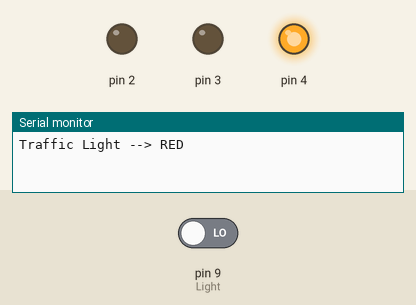
A sketch run on a simulated Arduino Uno, built with avr-gcc and run on an emulated ATmega328P. Shown: output pins drawn as LEDs (lit = HIGH), the last lines printed to the serial monitor. Dashed ring = blinking. The inputs (shaded band) are chosen by the test bench; at power-on: pin 9 (Light) LOW.

Above: at 1.2 s.
1.3 s: pin 9 (Light) driven HIGH
At 1.6 s:
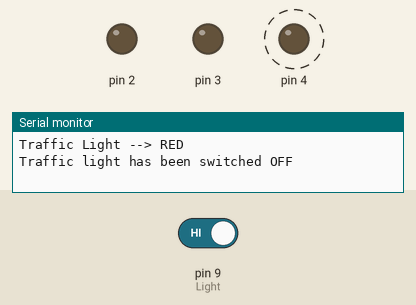
4.3 s: pin 9 (Light) driven LOW
At 5.2 s:
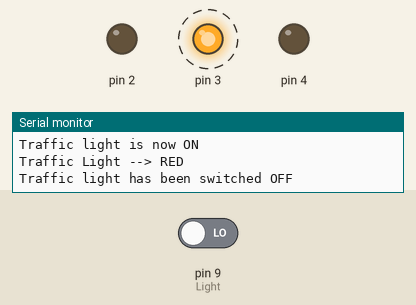
Timing chart, 0 to 13.3 s (numbered marks = the images above; inputs shaded):
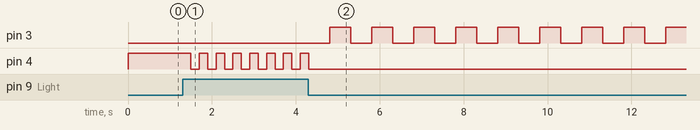

The sketch:

Traffic_light.ino
```cpp
/*
  Traffic Light

  You can switch lights OFF, sending '0' (zero) on the serial port;
  You can switch ligths ON again, sending '1' (one) on the serial port.

  by Antonio Negro (antonio80.negro@gmail.com)
 */


void setup() {
  Serial.begin(9600);
  for(int PINcounter = 2; PINcounter<5; PINcounter++) {
   pinMode(PINcounter, OUTPUT);
   digitalWrite(PINcounter, LOW);
  }
  pinMode(9, INPUT);
}

void LightOff() {
  int accendi = 0;
  delay(200);
  Serial.println("Traffic light has been switched OFF");
      for(int PINcounter = 2; PINcounter<5; PINcounter++) {
      digitalWrite(PINcounter, LOW);
    }
  int alternatore = 0;
  long previousMillis = millis();
  do {
    if (Serial.read()=='1' || digitalRead(9) == HIGH) {
        accendi = 1;
        delay(200);

    }
    else {
       if (alternatore == LOW && millis() > previousMillis + 500) {
          alternatore = HIGH;
          previousMillis = millis();
        }
        else if (alternatore == HIGH && millis() > previousMillis + 500) {
          alternatore = LOW;
          previousMillis = millis();
         };
         digitalWrite(3,alternatore);
    }
  } while (accendi != 1); // controllare 9 (0 o 1?)
  Serial.println("Traffic light is now ON");
  for (int PINcounter = 2; PINcounter < 5; PINcounter++) {
    digitalWrite(PINcounter,LOW);
  }
}

void loop() {
 digitalWrite(4, HIGH);   // turn RED LED on (HIGH is the voltage level)
 Serial.println("Traffic Light --> RED");
 long PreviousMillis = millis();
 while (millis() < PreviousMillis + 5000) {     //wait 5 seconds
   if(Serial.read() == '0' || digitalRead(9)== HIGH) {
     LightOff();
     goto RESET;
   }
 }
 digitalWrite(4, LOW);    // turn RED LED off
 digitalWrite(2, HIGH);   //turn GREEN LED on
 Serial.print("Traffic Light --> GREEN");
 PreviousMillis = millis();
 while (millis() < PreviousMillis + 4500) {
   if(Serial.read() == '0' || digitalRead(9)== HIGH) {
     Serial.println();
     LightOff();
     goto RESET;
   }
 }
 digitalWrite(3, HIGH);    // turn YELLOW LED on
 Serial.println("... YELLOW");
 PreviousMillis = millis();
 while (millis() < PreviousMillis + 1500) {
   if(Serial.read() == '0' || digitalRead(9)== HIGH) { //
     LightOff();
     goto RESET;
   }
 }
 digitalWrite(2, LOW);
 digitalWrite(3, LOW);    //turn GREEN and YELLOW LED off
RESET:;
}
```

Measured:
- after the input at 1.3 s, pin 4: alternates HIGH for 0.20 s and LOW for 0.20 s, starting after 0.20 s
- after the input at 4.3 s, pin 3: alternates HIGH for 0.50 s and LOW for 0.50 s, starting after 0.51 s; pin 4: goes on until 4.3 s, then stays LOW
